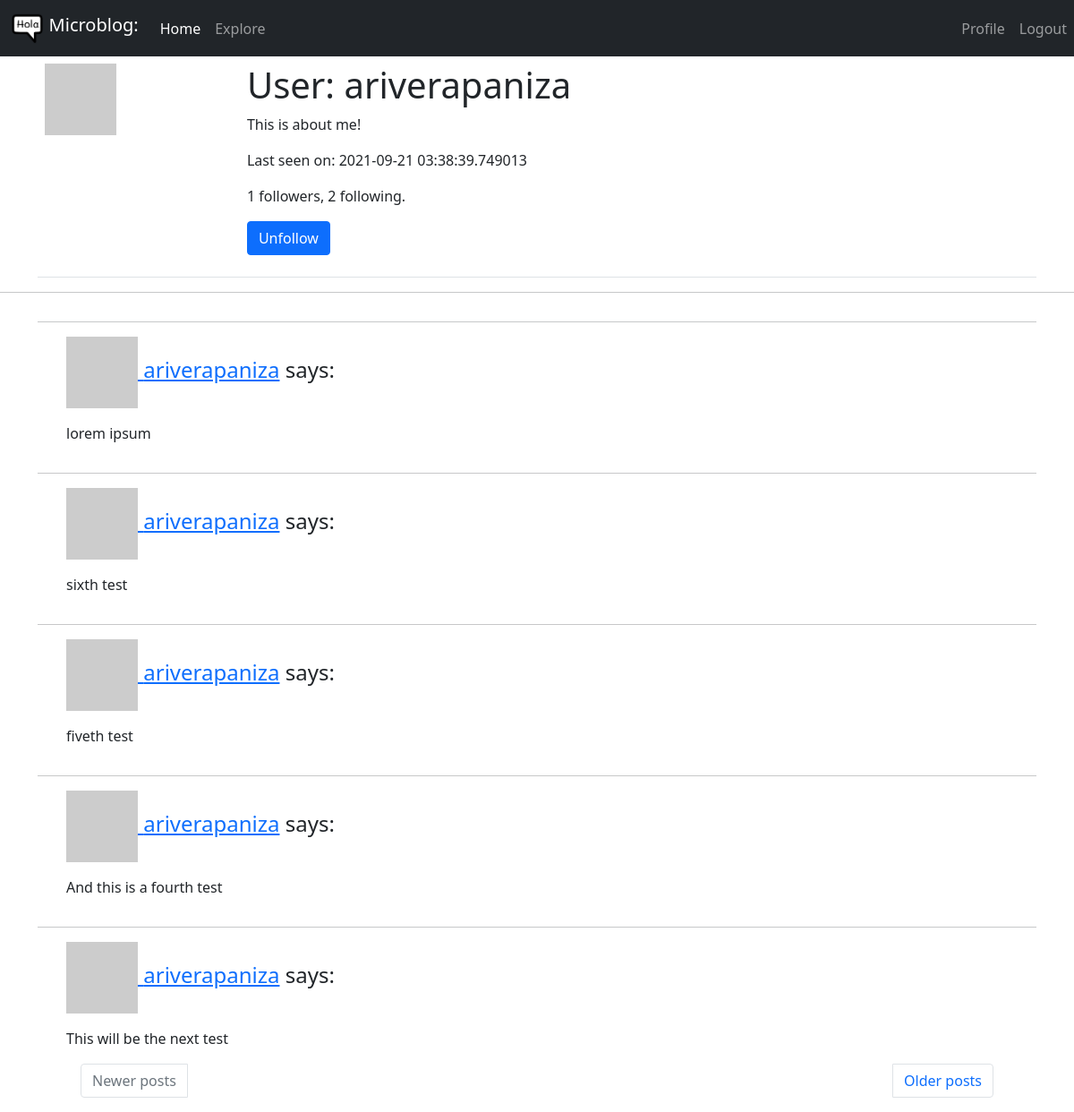
Before: /user/ariverapaniza (signed in) with the older database file.
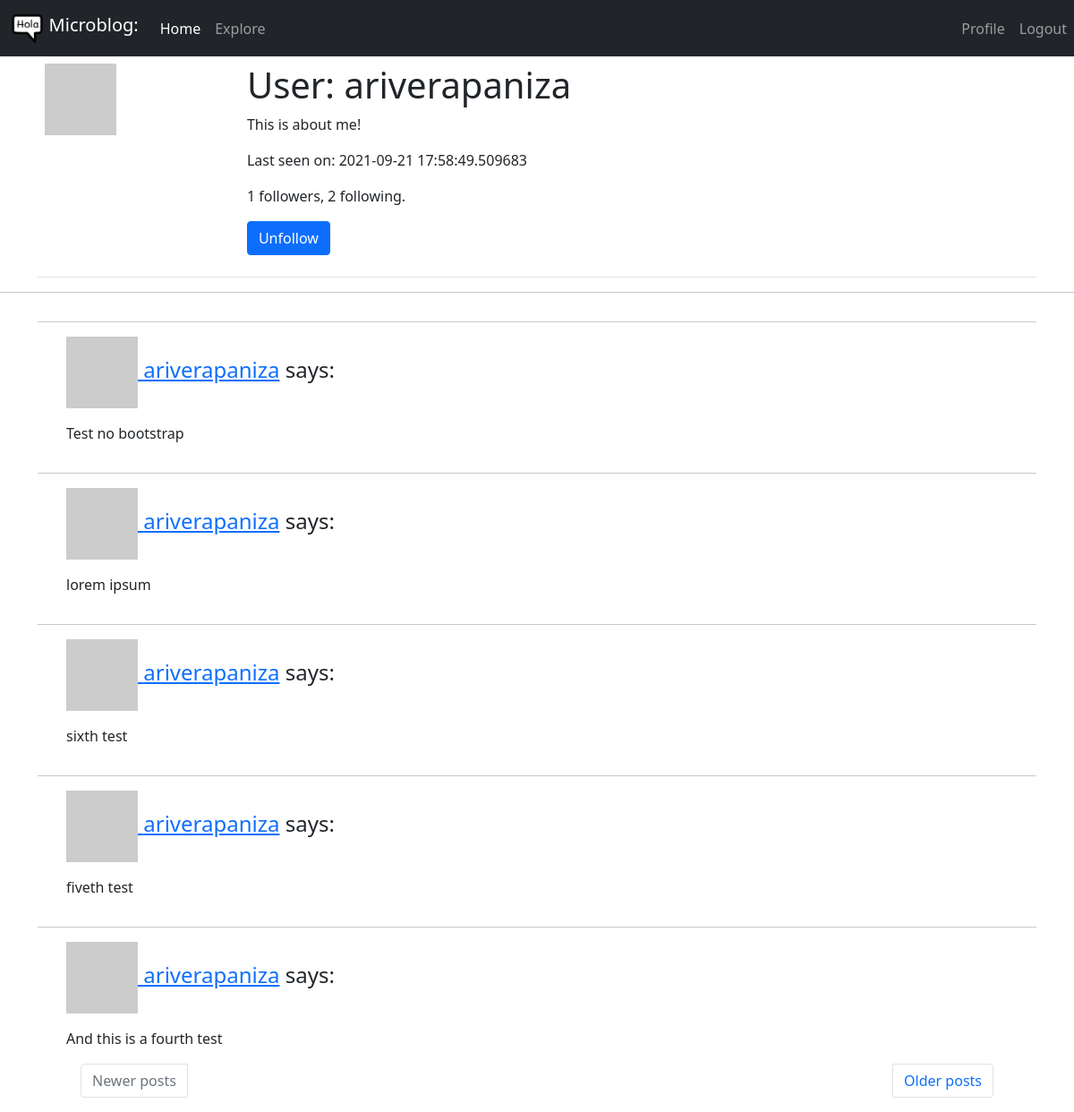
After: the same page with the newer database file.
### app/models.py (models this page shows, shortened)
class User(UserMixin, db.Model):
    id = db.Column(db.Integer, primary_key=True)
    username = db.Column(db.String(64), index=True, unique=True)
    email = db.Column(db.String(120), index=True, unique=True)
    password_hash = db.Column(db.String(128))
    posts = db.relationship('Post', backref='author', lazy='dynamic')
    about_me = db.Column(db.String(140))
    last_seen = db.Column(db.DateTime, default=datetime.utcnow)
    followed = db.relationship(
        'User', secondary=followers,
        primaryjoin=(followers.c.follower_id == id),
        secondaryjoin=(followers.c.followed_id == id),
        backref=db.backref('followers', lazy='dynamic'), lazy='dynamic')
    def avatar(self, size):
        digest = md5(self.email.lower().encode('utf-8')).hexdigest()
        return 'https://www.gravatar.com/avatar/{}?d=identicon&s={}'.format(
            digest, size)
    def is_following(self, user):
        return self.followed.filter(
            followers.c.followed_id == user.id).count() > 0

class Post(db.Model):
    id = db.Column(db.Integer, primary_key=True)
    body = db.Column(db.String(140))
    timestamp = db.Column(db.DateTime, index=True, default=datetime.utcnow)
    user_id = db.Column(db.Integer, db.ForeignKey('user.id'))

### app/routes.py (the view)
@app.route('/user/<username>')
@login_required
def user(username):
    user = User.query.filter_by(username=username).first_or_404()
    page = request.args.get('page', 1, type=int)
    posts = user.posts.order_by(Post.timestamp.desc()).paginate(page, app.config['POSTS_PER_PAGE'], False)
    next_url = url_for('user', username=user.username, page=posts.next_num) \
        if posts.has_next else None
    prev_url = url_for('user', username=user.username, page=posts.prev_num) \
        if posts.has_prev else None
    form = EmptyForm()
    return render_template('user.html', user=user, posts=posts.items, next_url=next_url, prev_url=prev_url, form=form)

### app/forms.py
class EmptyForm(FlaskForm):
    submit = SubmitField('Submit')

### app/models.py (called while the page is built)
@login.user_loader
def load_user(id):
    return User.query.get(int(id))

### app/routes.py (called while the page is built)
@app.before_request
def before_request():
    if current_user.is_authenticated:
        current_user.last_seen = datetime.utcnow()
        db.session.commit()

### app/templates/user.html (shortened to what this page needs)
{% extends "base.html" %}
{% block content %}
    <div class="container">
    <table class="table table-hover">
        <tr valign="top">
            <td><img src="{{ user.avatar(200) }}"></td>
            <td>
                <h1>User: {{ user.username }}</h1>
                {% if user.about_me %}<p>{{ user.about_me }}</p>{% endif %}
                {% if user.last_seen %}<p>Last seen on: {{ user.last_seen }}</p>{% endif %}
                <p>{{ user.followers.count() }} followers, {{ user.followed.count() }} following.</p>
                {% if user == current_user %}
                <p><a href="{{ url_for('edit_profile') }}">Edit your profile</a></p>
                {% else %}
                <p>
                    <form action="{{ url_for('unfollow', username=user.username) }}" method="post">
                        {{ form.submit(value='Unfollow', class="btn btn-primary") }}
                    </form>
                </p>
                {% endif %}
            </td>
        </tr>
    </table>
    </div>
    <hr>
    {% for post in posts %}
        {% include '_post.html' %}
    {% endfor %}
    <div class="container">
        <nav>
          <ul class="pagination justify-content-between">
            {% if prev_url %}
            <li class="page-item px-5">
              <a class="page-link" href="{{ prev_url }}">Newer posts</a>
            </li>
            {% else %}
            <li class="page-item px-5 disabled">
              <a class="page-link" href="{{ prev_url }}">Newer posts</a>
            </li>
            {% endif %}
            {% if next_url %}
            <li class="page-item px-5">
              <a class="page-link" href="{{ next_url }}">Older posts</a>
            </li>
            {% else %}
            <li class="page-item px-5 disabled">
              <a class="page-link" href="{{ next_url }}">Older posts</a>
            </li>
            {% endif %}
          </ul>
        </nav>
      </div>
  {% endblock %}

### app/templates/base.html (shortened to what this page needs)
<!DOCTYPE html>
<html lang="en">
  <head>
    <link
      href="https://cdn.jsdelivr.net/npm/bootstrap@5.1.1/dist/css/bootstrap.min.css"
      rel="stylesheet"
    />
    <link
      rel="stylesheet"
      href="https://cdnjs.cloudflare.com/ajax/libs/font-awesome/5.15.3/css/all.min.css"
    />
    <nav class="navbar navbar-expand-lg navbar-dark bg-dark">
      <div class="container-fluid">
        <a class="navbar-brand" href="{{ url_for('index') }}">
          <img
            src="{{ url_for('static', filename='holacuentame_logo_80px_black.png')}}"
            alt=""
            width="auto"
            height="36"
            class="d-inline-block align-text-top"
          />
          Microblog:</a
        >
        <div class="collapse navbar-collapse" id="navbar">
          <div class="navbar-nav">
            <ul class="navbar-nav me-auto mb-2 mb-lg-0">
              <li class="nav-item">
                <a
                  class="nav-link active"
                  aria-current="page"
                  href="{{ url_for('index') }}"
                  >Home</a
                >
              </li>
              <li class="nav-item">
                <a class="nav-link" href="{{ url_for('explore') }}">Explore</a>
              </li>
            </ul>
          </div>
        </div>
      </div>
      <ul class="navbar-nav justify-content-end">
        {% if current_user.is_anonymous %}
        <li class="nav-item">
          <a class="nav-link" href="{{ url_for('login') }}">Login</a>
        </li>
        {% else %}
        <li class="nav-item">
          <a
            class="nav-link"
            href="{{ url_for('user', username=current_user.username) }}"
            >Profile</a
          >
        </li>
        <li class="nav-item">
          <a class="nav-link" href="{{ url_for('logout') }}">Logout</a>
        </li>
        {% endif %}
      </ul>
    </nav>
  </head>
  <body>
    {% block content %}{% endblock %}
  </body>
</html>

### app/templates/_post.html (shortened to what this page needs)
<div class="container">
    <div class="row table-hover">
        <div class="col-md-12">
            <div class="blog-comment">
                <hr/>
                <ul class="comments">
                    <div class="post-comments">
                        <h4><a href="{{ url_for('user', username=post.author.username) }}"> <img src="{{ post.author.avatar(40) }}" class="avatar" alt=""> {{ post.author.username }}</a> says: </h4> </p>
                        <p> {{ post.body }} </p>
                    </div>
                </ul>
            </div>
        </div>
    </div>
</div>

Changed rows visible on the page:
no longer on this page (row unchanged): Post: author.username "ariverapaniza", body "This will be the next test"
changed User "ariverapaniza": last_seen "2021-09-21 03:38:39.749013" → "2021-09-21 17:58:49.509683"
added Post: author.username "ariverapaniza", body "Test no bootstrap"
